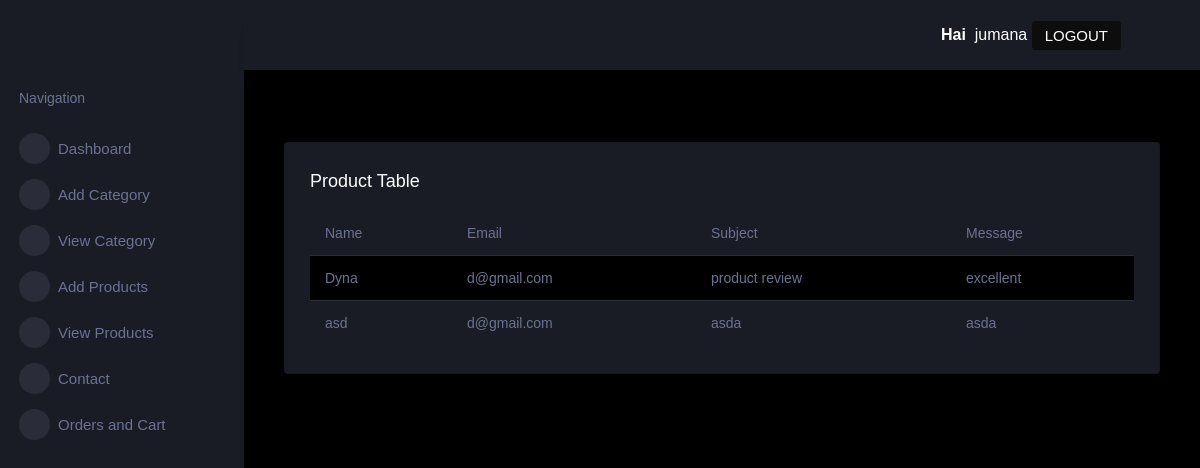
Page /contactview (signed in) on the committed database.
### Userviewapp/models.py (models this page shows)
class Contactdb(models.Model):
    nameu=models.CharField(max_length=100,null=True,blank=False)
    emailu=models.CharField(max_length=100,null=True,blank=False)
    subject=models.CharField(max_length=100,null=True,blank=False)
    message=models.CharField(max_length=100,null=True,blank=False)

### Userviewapp/views.py (the view)
# urls.py: path('contactview',views.contactview,name='contactview'),
def contactview(request):
    obj = Contactdb.objects.all()
    return render(request,'contact_tableview.html',{'obj':obj})

### Userviewapp/templates/contact_tableview.html (shortened to what this page needs)
{% extends 'index.html' %}
        {% block content %}
        <div class="main-panel">
          <div class="content-wrapper">
            <div class="page-header">
              <nav aria-label="breadcrumb">
                <ol class="breadcrumb">
                </ol>
              </nav>
            </div>
              <div class="col-lg-12 grid-margin stretch-card">
                <div class="card">
                  <div class="card-body">
                    <h4 class="card-title">Product Table</h4>
                    <div class="table-responsive">
                      <table class="table table-striped">
                        <thead>
                          <tr>
                            <th>  Name </th>
                            <th> Email </th>
                            <th> Subject </th>
                            <th> Message </th>
                          </tr>
                        </thead>
                        <tbody>
                          <tr>
                         {% for i in obj %}
                         <td>{{i.nameu}}</td>
                         <td>{{i.emailu}}</td>
                         <td>{{i.subject}}</td>
                         <td>{{i.message}}</td>
                          </tr>
                          {% endfor %}
                      </table>
                    </div>
                  </div>
                </div>
              </div>
              {% endblock %}

### rows in the picture
Contactdb: nameu "Dyna", emailu "d@gmail.com", subject "product review", message "excellent"
Contactdb: nameu "asd", emailu "d@gmail.com", subject "asda", message "asda"

### other values in the picture
{{ request.session.username }} "jumana"
